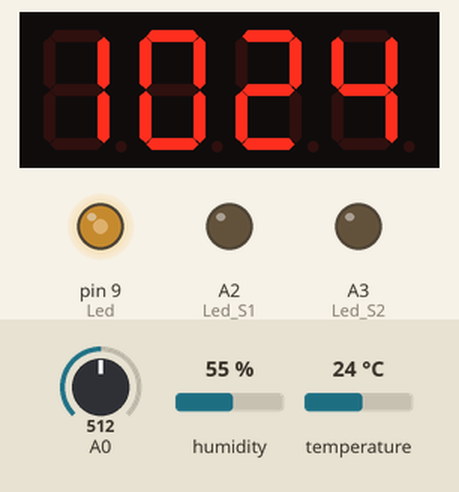
Bench run of a sketch on a simulated Arduino Uno, built with avr-gcc and run on an emulated ATmega328P. On the bench: 4-digit seven-segment display, output pins drawn as LEDs (lit = HIGH). Wiring (inferred from the names in the program): DS3231 clock at I2C address 0x68. Dashed ring = blinking. The test bench sets the inputs (shaded band); at power-on: A0 = 512, humidity 55 %, temperature 24 °C. The local clock reads 2024-03-15 10:24:30 at power-on unless the sketch sets it.

Above: at 11.2 s.
11.3 s: A0 set to 306
At 12.8 s:
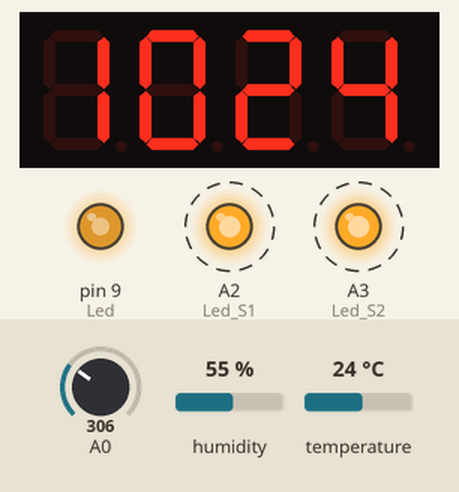
15.5 s: A0 set to 122
At 15.9 s:
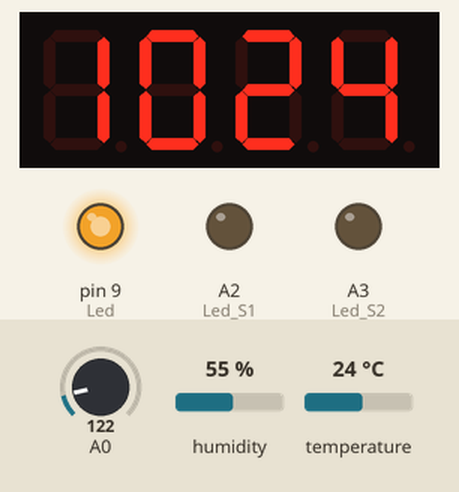
19.5 s: humidity set to 22 %
At 22.46 s:
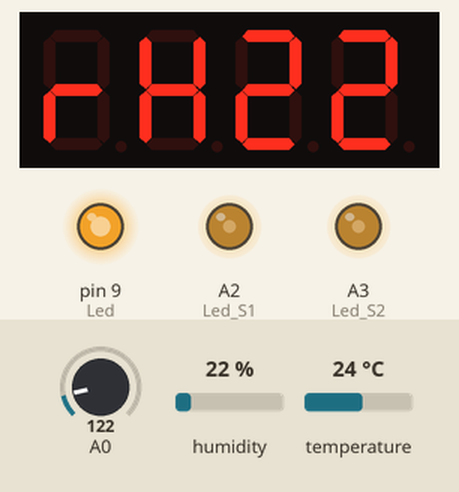
23.8 s: A0 set to 511
At 24.3 s:
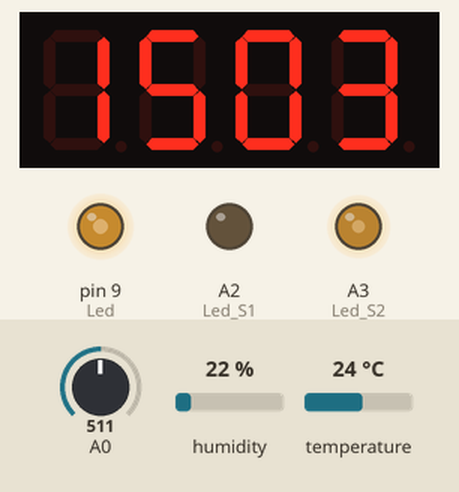
25.5 s: A0 set to 900
At 26.6 s:
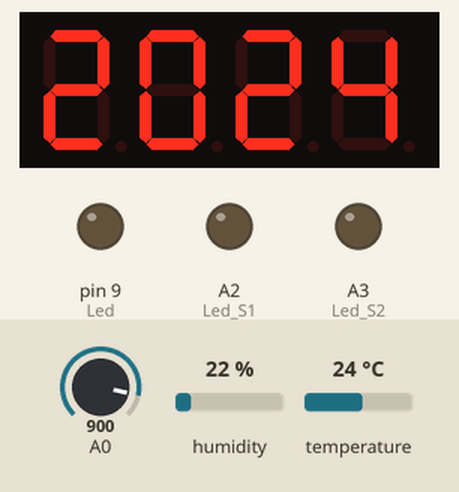
29.5 s: A0 set to 716
At 30.5 s:
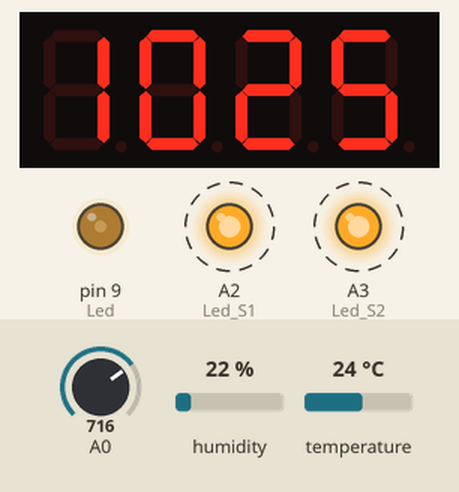
Timing chart, 0 to 38.5 s (numbered marks = the images above; inputs shaded):
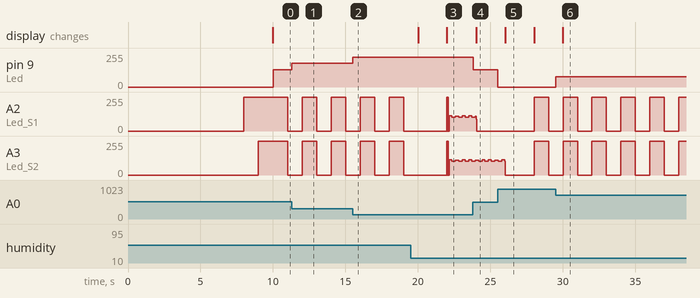

Measured:
- after the input at 11.3 s, pin 9 (Led): 128/255 → 179/255 at once
- after the input at 15.5 s, pin 9 (Led): 179/255 → 225/255 at once
- after the input at 23.8 s, pin 9 (Led): 225/255 → 128/255 at once
- after the input at 25.5 s, pin 9 (Led): 128/255 → 0/255 at once
- after the input at 29.5 s, pin 9 (Led): 0/255 → 77/255 at once
- by itself, A2 (Led_S1), A3 (Led_S2): alternates 255/255 for 1.0 s and 0/255 for 1.0 s
- what the display in image 5 shows lasts 2.0 s, from 26.0 s to 28.0 s

The sketch:

Saat.ino
```cpp
//----------Kütüphaneler----------
#include "RTClib.h"  //Gerçek Zaman Saati Kütüphanesi
#include "DHT.h" //Isı ve Nem Sensörü
#include "Wire.h" //I2C Haberleşme kütüphanesi (A4 - SDA , A5 - SCL)
#include "SevSeg.h" //7 Segment Display Kütüphanesi

//----------Arduino pin Ayarları----------
int Led = 9; //Maketi Aydınlatan ledler
int Led_S1 = A2; //Saniye ledi-1
int Led_S2 = A3; //Saniye ledi-2

//----------7Seg Display tanımlamaları----------
SevSeg display7seg; //Display ismi
int digit1 = 10;
int digit2 = 11;
int digit3 = 12;
int digit4 = 13;

int segA = 2;
int segB = 3;
int segC = 4;
int segD = 5;
int segE = 6;
int segF = 7;
int segG = 8;
int segDP;
int hardwareConfig;
int numDigits;

//----------I2C ayarları----------
int valor = 0;
byte bilgiyaz = 0x00; //DS3231 yazma adresi

//----------RTC Ayarları----------
#define DS3231_ADDRESS 0x68
RTC_DS3231 RTC;

//---------- DHT11 Ayarları----------
#define DHTPIN A1 //Isı ve nem sensörünün bağlandığı pin
#define DHTTYPE DHT11 //Isı ve nem sensörünün ismi
DHT dht(DHTPIN, DHTTYPE);

void setup() {
  Wire.begin(); // I2C'yi başlat
  RTC.begin(); // RTC'yi başlat
  dht.begin(); //DHT'yi başlat

  //----------RTC Ayarlama----------
  //yıl , ay , gün , saat , dakika , saniye
  //  RTC.adjust(DateTime(2019,10,16,11,45,30));

  //----------Display Ayarları----------
  int displayType = COMMON_ANODE; //Display ortak anot ve katot olarak seç.
  int numberOfDigits = 4; //Kaç display kullanılacak.
  display7seg.SetBrightness(255);//Display Parlaklığı
  display7seg.Begin(displayType, numberOfDigits, digit1, digit2, digit3, digit4, segA, segB, segC, segD, segE, segF, segG, segDP);

  //----------Pin Ayarları----------
  pinMode(Led, OUTPUT);
  pinMode(Led_S1, OUTPUT);
  pinMode(Led_S2, OUTPUT);

  //Açılış Testi
  digitalWrite(digit1, HIGH);
  digitalWrite(digit2, HIGH);
  digitalWrite(digit3, HIGH);
  digitalWrite(digit4, HIGH);
  delay(1000);
  digitalWrite(segA, LOW);
  delay(1000);
  digitalWrite(segB, LOW);
  delay(1000);
  digitalWrite(segC, LOW);
  delay(1000);
  digitalWrite(segD, LOW);
  delay(1000);
  digitalWrite(segE, LOW);
  delay(1000);
  digitalWrite(segF, LOW);
  delay(1000);
  digitalWrite(segG, LOW);
  delay(1000);
  digitalWrite(Led_S1, HIGH);
  delay(1000);
  digitalWrite(Led_S2, HIGH);
  delay(1000);
}
void loop() {
  DateTime now = RTC.now(); //Zaman bilgilerini al
  char tempString[10]; //Dize Hızı
  Wire.beginTransmission(DS3231_ADDRESS); //İletişime başla
  Wire.write(bilgiyaz); //bilgiyaz değişkenine yaz
  Wire.endTransmission(); //İletişimi durdur
  Wire.requestFrom(DS3231_ADDRESS, 7); //Bilgi alma isteği gönder

  // DS3231'den gelen bilgi ikilik yani Binary (0-1)sayı sisteminde gelir.Displaya yazdırmak için ikilik sayı sistemini onluk(decimal)sayı sistemine çeviriyoruz.Bu bilgileri sıralamayı değiştirmeden alıyoruz.
  int saniye = ConvertToDecimal(Wire.read()); //saniye bilgisi
  int dakika = ConvertToDecimal(Wire.read()); //dakika bilgisi
  int saat = ConvertToDecimal(Wire.read() & 0b111111); //saat bilgisi ve (0b111111) 24 saat bilgisi
  int dow  = ConvertToDecimal(Wire.read());
  int gun = ConvertToDecimal(Wire.read()); //gün bilgisi
  int ay = ConvertToDecimal(Wire.read()); //ay bilgisi
  int yil = ConvertToDecimal(Wire.read() ); //yıl bilgisi

  //----------sıcaklık----------
  if (saniye == 21 || saniye == 22 || saniye == 50 || saniye == 51)
  {
    byte s = dht.readTemperature();
    sprintf(tempString, "%02d%01cC%", s, '"');
    display7seg.DisplayString(tempString, 0); //DP ayarlama
    digitalWrite(Led_S1, LOW);
    digitalWrite(Led_S2, LOW);
  }
  //----------nem----------
  else if ( saniye == 23 || saniye == 24 || saniye == 52 || saniye == 53)
  {
    byte n = dht.readHumidity();
    sprintf(tempString, "%01cH%02d%", 'r', n);
  display7seg.DisplayString(tempString, 0); //DP ayarlama
    digitalWrite(Led_S1, HIGH);
    digitalWrite(Led_S2, HIGH);
  }
  //----------gün ay----------
  else if (saniye == 25 || saniye == 26 || saniye == 54 || saniye == 55)
  {
    sprintf(tempString, "%02d%02d", gun, ay);
    display7seg.DisplayString(tempString, 0); //DP ayarlama
    digitalWrite(Led_S1, LOW);
    digitalWrite(Led_S2, HIGH);
  }
  //----------yıl----------
  else if (saniye == 27 || saniye == 28 || saniye == 56  || saniye == 57)
  {
    sprintf(tempString, "%02d%02d", 20, yil);
    display7seg.DisplayString(tempString, 0); //DP ayarlama
    digitalWrite(Led_S1, LOW);
    digitalWrite(Led_S2, LOW);
  }
  //----------saat dakika----------
  else
    sprintf(tempString, "%02d%02d", saat, dakika);
  display7seg.DisplayString(tempString, 0); //DP ayarlama
  //----------Saniye Ledleri----------
  if (saniye == 0 || saniye == 2 || saniye == 4 || saniye == 6 || saniye == 8 || saniye == 10 || saniye == 12 || saniye == 14 || saniye == 16 || saniye == 18 || saniye == 20 || saniye == 30 || saniye == 32 || saniye == 34 || saniye == 36 || saniye == 38 || saniye == 40 || saniye == 42 || saniye == 44 || saniye == 46 || saniye == 48 || saniye ==  58)
  {
    digitalWrite(Led_S1, HIGH);
    digitalWrite(Led_S2, HIGH);
  }
  else
  {
    digitalWrite(Led_S1, LOW);
    digitalWrite(Led_S2, LOW);
  }

  //----------Maket Aydınlatma----------
  {
    int deger = analogRead(A0);
    deger = map(deger, 0, 1023, 255, 0);
    if (deger <= 65)
      analogWrite(Led, 0);
    else
      analogWrite(Led, deger);
  }
}
byte ConvertToDecimal(byte val)
{
  //İkilik sayı sisteminden onluk sayı sistemine çevirme
  return ( (val / 16 * 10) + (val % 16) );
}
```
